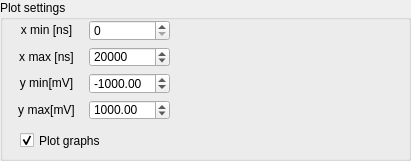
   <widget class="QGroupBox" name="groupBox_7">
    <property name="geometry">
     <rect>
      <x>10</x>
      <y>630</y>
      <width>411</width>
      <height>161</height>
     </rect>
    </property>
    <property name="title">
     <string>Plot settings</string>
    </property>
    <widget class="QCheckBox" name="checkBox">
     <property name="geometry">
      <rect>
       <x>20</x>
       <y>130</y>
       <width>101</width>
       <height>21</height>
      </rect>
     </property>
     <property name="text">
      <string>Plot graphs</string>
     </property>
     <property name="checked">
      <bool>true</bool>
     </property>
    </widget>
    <widget class="QWidget" name="gridLayoutWidget_2">
     <property name="geometry">
      <rect>
       <x>10</x>
       <y>20</y>
       <width>160</width>
       <height>100</height>
      </rect>
     </property>
     <layout class="QGridLayout" name="gridLayout_4">
      <item row="0" column="0">
       <widget class="QLabel" name="label_8">
        <property name="text">
         <string>&lt;html&gt;&lt;head/&gt;&lt;body&gt;&lt;p align=&quot;center&quot;&gt;x min [ns]&lt;/p&gt;&lt;/body&gt;&lt;/html&gt;</string>
        </property>
       </widget>
      </item>
      <item row="1" column="0">
       <widget class="QLabel" name="label_36">
        <property name="text">
         <string>&lt;html&gt;&lt;head/&gt;&lt;body&gt;&lt;p align=&quot;center&quot;&gt;x max [ns]&lt;/p&gt;&lt;/body&gt;&lt;/html&gt;</string>
        </property>
       </widget>
      </item>
      <item row="2" column="0">
       <widget class="QLabel" name="label_7">
        <property name="text">
         <string>&lt;html&gt;&lt;head/&gt;&lt;body&gt;&lt;p align=&quot;center&quot;&gt;y min[mV]&lt;/p&gt;&lt;/body&gt;&lt;/html&gt;</string>
        </property>
       </widget>
      </item>
      <item row="3" column="0">
       <widget class="QLabel" name="label_6">
        <property name="text">
         <string>&lt;html&gt;&lt;head/&gt;&lt;body&gt;&lt;p align=&quot;center&quot;&gt;y max[mV]&lt;/p&gt;&lt;/body&gt;&lt;/html&gt;</string>
        </property>
       </widget>
      </item>
      <item row="0" column="1">
       <widget class="QSpinBox" name="spinBox_x_min">
        <property name="maximum">
         <number>1000000</number>
        </property>
        <property name="singleStep">
         <number>100</number>
        </property>
        <property name="value">
         <number>0</number>
        </property>
       </widget>
      </item>
      <item row="1" column="1">
       <widget class="QSpinBox" name="spinBox_x_max">
        <property name="maximum">
         <number>1000000</number>
        </property>
        <property name="singleStep">
         <number>100</number>
        </property>
        <property name="value">
         <number>20000</number>
        </property>
       </widget>
      </item>
      <item row="2" column="1">
       <widget class="QDoubleSpinBox" name="doubleSpinBox_2">
        <property name="minimum">
         <double>-10000.000000000000000</double>
        </property>
        <property name="maximum">
         <double>10000.000000000000000</double>
        </property>
        <property name="singleStep">
         <double>10.000000000000000</double>
        </property>
        <property name="value">
         <double>-1000.000000000000000</double>
        </property>
       </widget>
      </item>
      <item row="3" column="1">
       <widget class="QDoubleSpinBox" name="doubleSpinBox">
        <property name="minimum">
         <double>-10000.000000000000000</double>
        </property>
        <property name="maximum">
         <double>10000.000000000000000</double>
        </property>
        <property name="singleStep">
         <double>10.000000000000000</double>
        </property>
        <property name="value">
         <double>1000.000000000000000</double>
        </property>
       </widget>
      </item>
     </layout>
    </widget>
   </widget>
